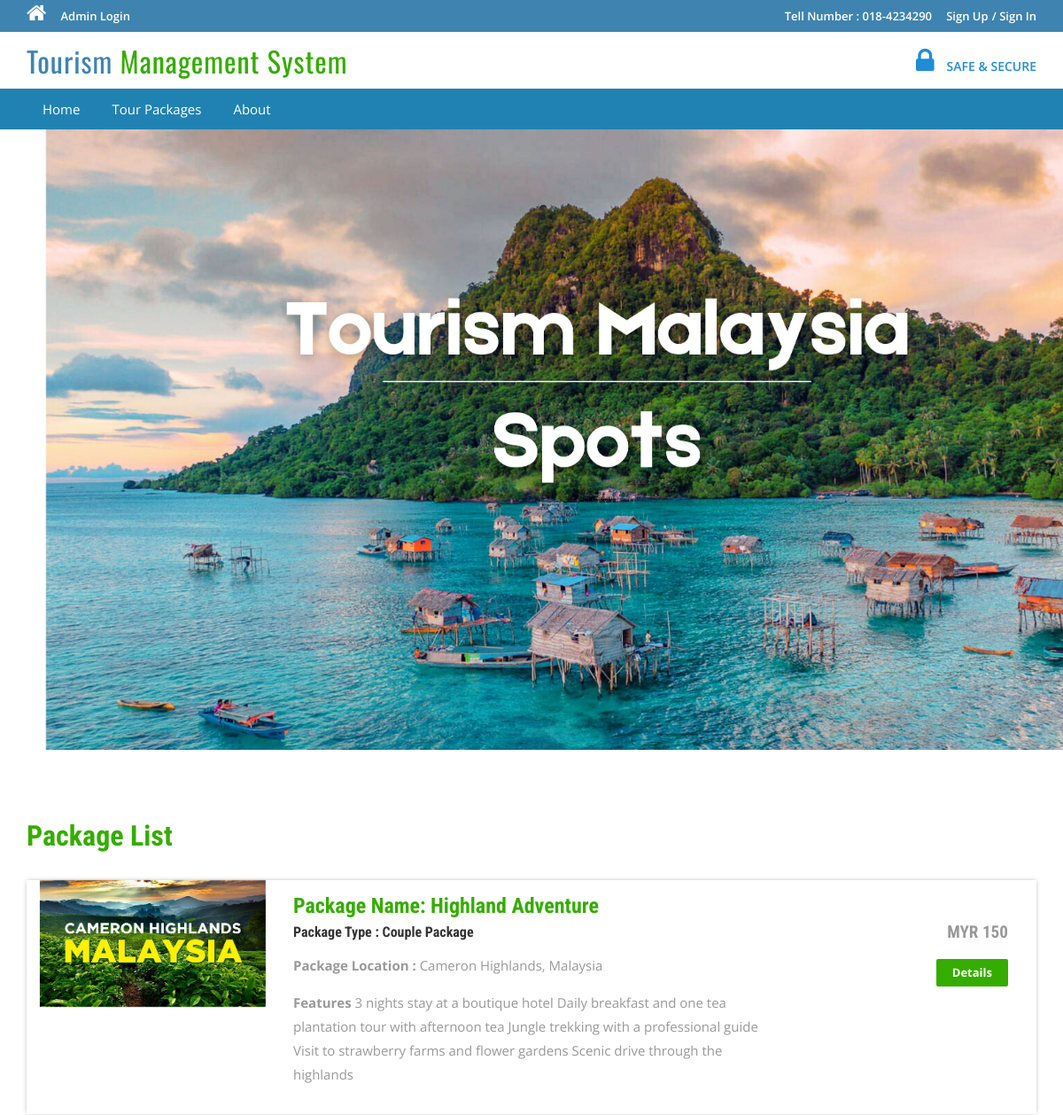
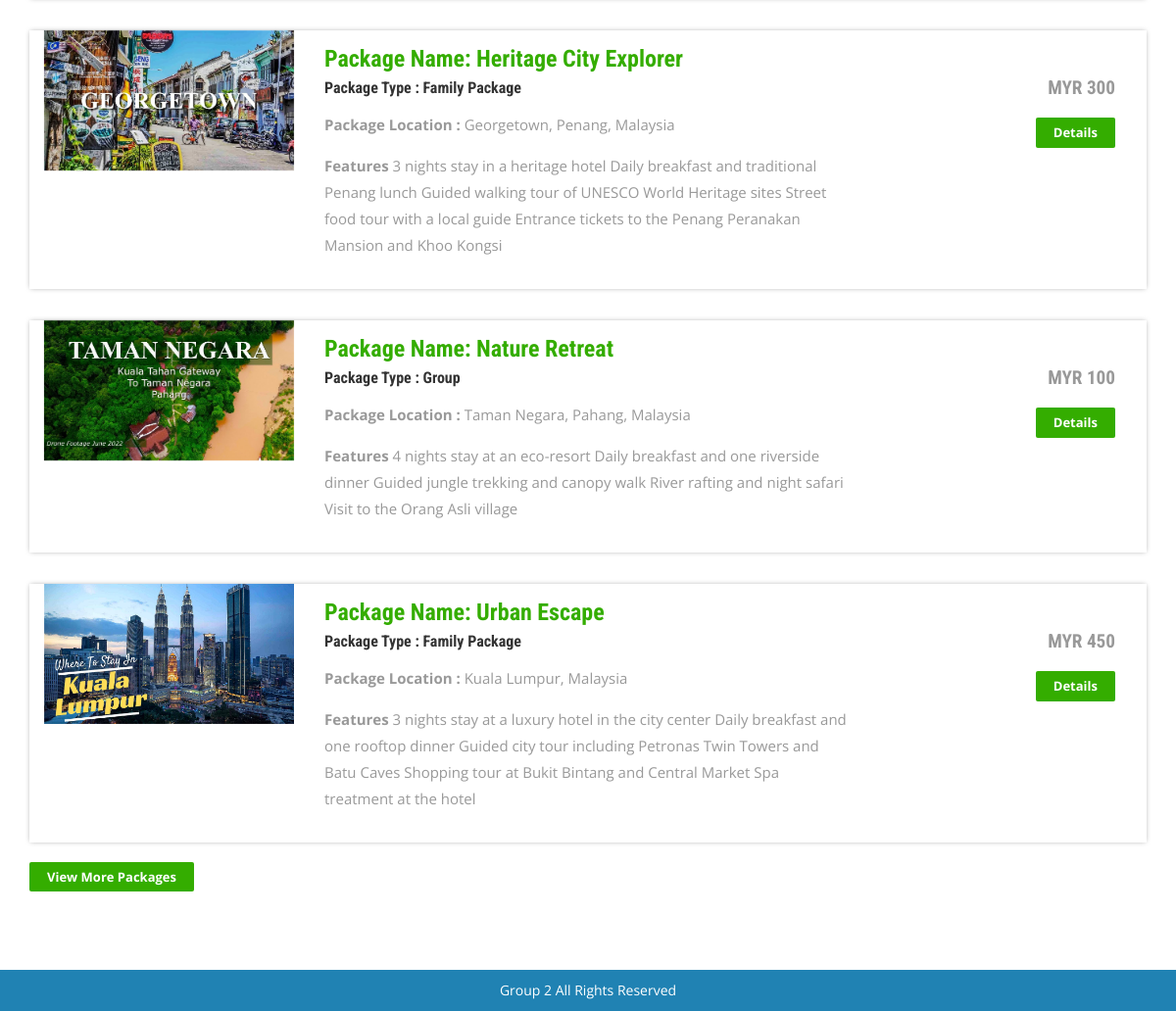
The page / on the database its author committed (2 pictures, top to bottom).
### tables this page shows
CREATE TABLE `tbltourpackages` (
  `PackageId` int(11) NOT NULL,
  `PackageName` varchar(200) DEFAULT NULL,
  `PackageType` varchar(150) DEFAULT NULL,
  `PackageLocation` varchar(100) DEFAULT NULL,
  `PackagePrice` int(11) DEFAULT NULL,
  `PackageFetures` varchar(255) DEFAULT NULL,
  `PackageDetails` mediumtext DEFAULT NULL,
  `PackageImage` varchar(100) DEFAULT NULL,
  `Creationdate` timestamp NULL DEFAULT current_timestamp(),
  `UpdationDate` timestamp NULL DEFAULT NULL ON UPDATE current_timestamp()
);

### index.php (the view, shortened to what this page needs)
<?php
include('includes/config.php');
?>
<!DOCTYPE HTML>
<html>
<head>
<link href="css/bootstrap.css" rel='stylesheet' type='text/css' />
<link href="css/style.css" rel='stylesheet' type='text/css' />
<link href="css/font-awesome.css" rel="stylesheet">
<link href="css/animate.css" rel="stylesheet" type="text/css" media="all">
</head>
<body>
<?php include('includes/header.php');?>
<div class="banner">
</div>
<div class="container">
	<div class="holiday">
	<h3>Package List</h3>
<?php $sql = "SELECT * from tbltourpackages order by rand() limit 4";
$query = $dbh->prepare($sql);
$query->execute();
$results=$query->fetchAll(PDO::FETCH_OBJ);
if($query->rowCount() > 0)
{
foreach($results as $result)
{	?>
			<div class="rom-btm">
				<div class="col-md-3 room-left wow fadeInLeft animated" data-wow-delay=".5s">
					<img src="admin/pacakgeimages/<?php echo htmlentities($result->PackageImage);?>" class="img-responsive" alt="">
				</div>
				<div class="col-md-6 room-midle wow fadeInUp animated" data-wow-delay=".5s">
					<h4>Package Name: <?php echo htmlentities($result->PackageName);?></h4>
					<h6>Package Type : <?php echo htmlentities($result->PackageType);?></h6>
					<p><b>Package Location :</b> <?php echo htmlentities($result->PackageLocation);?></p>
					<p><b>Features</b> <?php echo htmlentities($result->PackageFetures);?></p>
				</div>
				<div class="col-md-3 room-right wow fadeInRight animated" data-wow-delay=".5s">
					<h5>MYR  <?php echo htmlentities($result->PackagePrice);?></h5>
					<a href="package-details.php?pkgid=<?php echo htmlentities($result->PackageId);?>" class="view">Details</a>
				</div>
				<div class="clearfix"></div>
			</div>
<?php }} ?>
<div><a href="package-list.php" class="view">View More Packages</a></div>
</div>
	</div>
<?php include('includes/footer.php');?>
</body>
</html>

### css/style.css (style rules this page uses)
html, body { font-size: 100%; background: #fff; font-family: 'Open Sans', sans-serif; }
body a,.grid_1,plan_1,plan_1.one,plan_1.two,i.icon1, i.icon2, i.icon3, i.icon4, i.icon5, i.icon6 { transition:0.5s all; -webkit-transition:0.5s all; -moz-transition:0.5s all; -o-transition:0.5s all; -ms-transition:0.5s all; }
h1,h2,h3,h4,h5,h6 { margin:0; font-family: 'Roboto Condensed', sans-serif; }
p { margin:0; }
.banner { background: url(../images/3.jpg)no-repeat; background-size: cover; -webkit-background-size: cover; -o-background-size: cover; -ms-background-size: cover; -moz-background-size: cover; min-height: 700px; }
.holiday { padding: 5em 0; }
.holiday h3 { font-size: 2em; font-weight: 700; color: #34ad00; }
.holiday p { font-size: 1.2em; line-height: 1.8em; margin: 1em 0; color: #999; }
a.view { padding: 6px 18px; font-weight: 700; color: #fff; background-color: #34ad00; border: 0; font-size: 13px; border-radius: 2px; -webkit-transition: all .2s; -moz-transition: all .2s; transition: all .2s; margin-top: 20px; display: inline-block; }
.rom-btm { margin-top: 2em; box-shadow: 0px 0px 5px -1px rgba(0, 0, 0, 0.37); }
.rom-btm h4 { font-size: 1.5em; font-weight: 700; color: #34ad00; }
.rom-btm p { font-size: 15px; color: #999; }
.rom-btm h6 { font-size: 1em; font-weight: 700; margin: 0.5em 0; }
.room-right { text-align: right; padding: 3em 2em; }
.room-midle { padding: 1em; }
.rom-btm h5 { font-size: 1.2em; font-weight: 700; color: #999; }

### rows shown on the page
tbltourpackages: PackageImage (picture), PackageName "Highland Adventure", PackageType "Couple Package", PackageLocation "Cameron Highlands, Malaysia", PackageFetures "3 nights stay at a boutique hotel Daily breakfast and one tea plantation tour with afternoon tea Jungle trekking with a professional guide Visit to strawberry farms and flower gardens Scenic drive through the highlands", PackagePrice "150"
tbltourpackages: PackageImage (picture), PackageName "Heritage City Explorer", PackageType "Family Package", PackageLocation "Georgetown, Penang, Malaysia", PackageFetures "3 nights stay in a heritage hotel Daily breakfast and traditional Penang lunch Guided walking tour of UNESCO World Heritage sites Street food tour with a local guide Entrance tickets to the Penang Peranakan Mansion and Khoo Kongsi", PackagePrice "300"
tbltourpackages: PackageImage (picture), PackageName "Nature Retreat", PackageType "Group", PackageLocation "Taman Negara, Pahang, Malaysia", PackageFetures "4 nights stay at an eco-resort Daily breakfast and one riverside dinner Guided jungle trekking and canopy walk River rafting and night safari Visit to the Orang Asli village", PackagePrice "100"
tbltourpackages: PackageImage (picture), PackageName "Urban Escape", PackageType "Family Package", PackageLocation "Kuala Lumpur, Malaysia", PackageFetures "3 nights stay at a luxury hotel in the city center Daily breakfast and one rooftop dinner Guided city tour including Petronas Twin Towers and Batu Caves Shopping tour at Bukit Bintang and Central Market Spa treatment at the hotel", PackagePrice "450"
